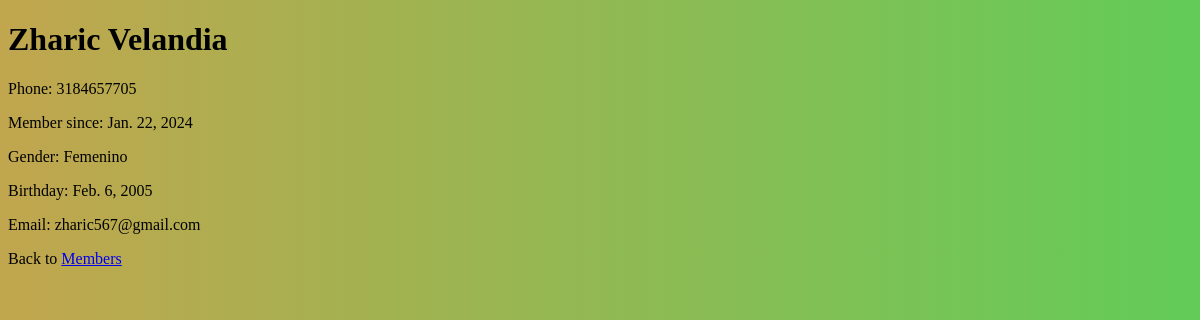
The page /members/details/6 on the database as committed earlier.
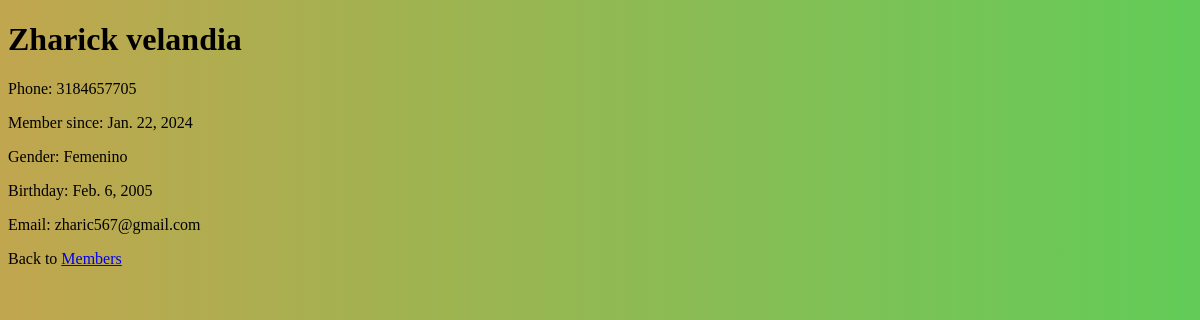
The same page on the database as committed later.
### members/models.py (models this page shows, shortened)
class Member(models.Model):
    firstname = models.CharField(max_length=255)
    lastname = models.CharField(max_length=255)
    phone = models.IntegerField(null=True)
    joined_date = models.DateField(null=True)
    gender = models.CharField(max_length=10, null=True)
    birthday = models.DateField(null=True)
    email = models.EmailField(max_length=255, null=True)

### members/views.py (the view)
# urls.py: path('members/details/<int:id>', views.details, name='details'),
def details(request, id):
    mymember = Member.objects.get(id=id)
    template = loader.get_template('details.html')
    context = {
        'mymember': mymember,
    }
    return HttpResponse(template.render(context, request))

### members/templates/details.html (shortened to what this page needs)
<!DOCTYPE html>
<html>
<body>
<h1 class=>{{ mymember.firstname }} {{ mymember.lastname }}</h1>
<p>Phone: {{ mymember.phone }}</p>
<p>Member since: {{ mymember.joined_date }}</p>
<p>Gender: {{ mymember.gender }}</p>
<p>Birthday: {{ mymember.birthday }}</p>
<p>Email: {{ mymember.email }}</p>
<p>Back to <a href="/members">Members</a></p>
</body>
</html>

Rows that differ between the two databases and show on the page:
changed Member "Femenino": firstname "Zharic" → "Zharick"; lastname "Velandia" → "velandia"
